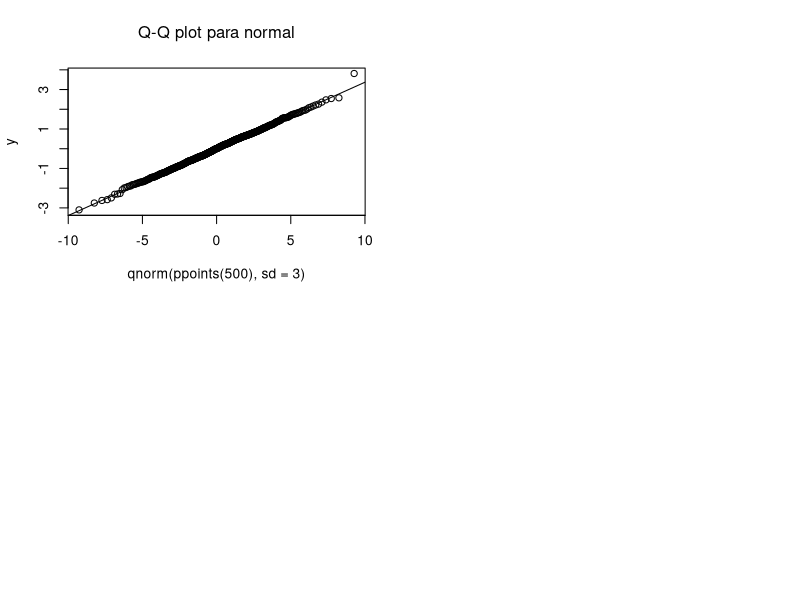

The R source for this figure: (Note: this script raises an error after producing the figure.)
par(mfrow=c(2,2))
y <- rnorm(1000, mean = 0, sd = 1)
qqplot(qnorm(ppoints(500), sd = 3), y,
       main = expression("Q-Q plot para normal"))
qqline(y, distribution = function(p) qnorm(p, sd = 3))

norm_dist <- rnorm(1000, mean = 0, sd = 1)

ggplot(data.frame(x = norm_dist)) + 
  geom_histogram(aes(x), binwidth = 0.5, right = TRUE, fill = "blue", alpha = 0.5) + 
  theme_classic()
#grid libreria para acomodar